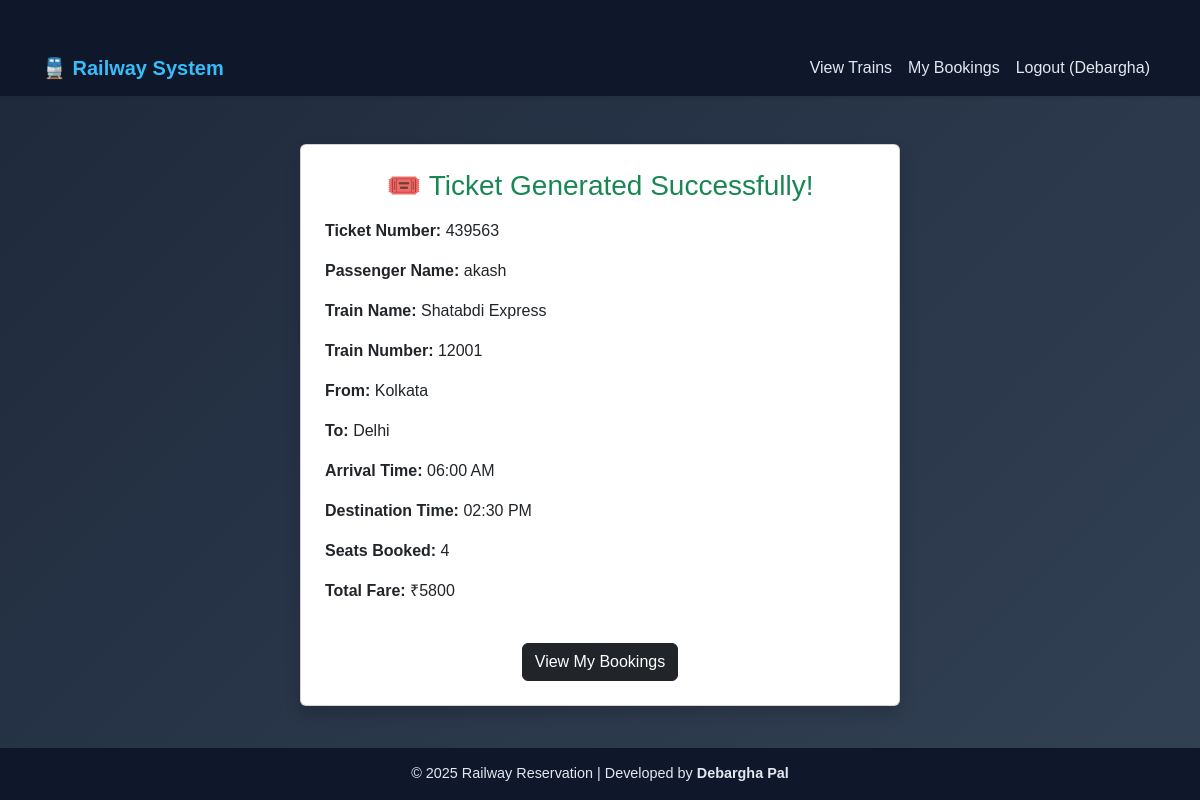
The page /ticket/1 (signed in) on the database its author committed.
### tables this page shows
CREATE TABLE booking (
    booking_id INTEGER PRIMARY KEY AUTOINCREMENT,
    passenger_name TEXT NOT NULL,
    train_no INTEGER NOT NULL,
    seats_booked INTEGER NOT NULL,
    total_fare INTEGER NOT NULL,
    FOREIGN KEY (train_no) REFERENCES train(train_no)
);

CREATE TABLE train (
    train_no INTEGER PRIMARY KEY,
    train_name TEXT NOT NULL,
    source TEXT NOT NULL,
    destination TEXT NOT NULL,
    total_seats INTEGER NOT NULL,
    fare INTEGER NOT NULL,
    arrival_time TEXT,
    destination_time TEXT
);

### app.py (the view)
@app.route('/ticket/<int:booking_id>')
def ticket(booking_id):
    if 'user' not in session:
        return redirect(url_for('login'))
    conn = get_db_connection()
    ticket = conn.execute('''
        SELECT b.booking_id, b.passenger_name, b.train_no, b.seats_booked, b.total_fare,
               t.train_name, t.source, t.destination, t.arrival_time, t.destination_time
        FROM booking b
        JOIN train t ON b.train_no = t.train_no
        WHERE b.booking_id = ?
    ''', (booking_id,)).fetchone()
    conn.close()
    if not ticket:
        return render_template('bookings.html', message="❌ Ticket not found.")
    random_ticket_no = random.randint(100000, 999999)
    return render_template('ticket.html', ticket=ticket, ticket_no=random_ticket_no)

### app.py (called while the page is built)
def get_db_connection():
    conn = sqlite3.connect('railway.db')
    conn.row_factory = sqlite3.Row
    return conn

### templates/ticket.html
{% extends 'base.html' %}
{% block content %}
<div class="card shadow p-4 mx-auto mt-5" style="max-width: 600px;">
  <h3 class="text-center mb-3 text-success">🎟️ Ticket Generated Successfully!</h3>
  <p><strong>Ticket Number:</strong> {{ ticket_no }}</p>
  <p><strong>Passenger Name:</strong> {{ ticket.passenger_name }}</p>
  <p><strong>Train Name:</strong> {{ ticket.train_name }}</p>
  <p><strong>Train Number:</strong> {{ ticket.train_no }}</p>
  <p><strong>From:</strong> {{ ticket.source }}</p>
  <p><strong>To:</strong> {{ ticket.destination }}</p>
  <p><strong>Arrival Time:</strong> {{ ticket.arrival_time }}</p>
  <p><strong>Destination Time:</strong> {{ ticket.destination_time }}</p>
  <p><strong>Seats Booked:</strong> {{ ticket.seats_booked }}</p>
  <p><strong>Total Fare:</strong> ₹{{ ticket.total_fare }}</p>
  <div class="text-center mt-4">
    <a href="/my_bookings" class="btn btn-dark">View My Bookings</a>
  </div>
</div>
{% endblock %}

### static/style.css (style rules this page uses)
body { background: linear-gradient(135deg, #1f1c2c, #928dab); color: #fff; font-family: 'Poppins', sans-serif; min-height: 100vh; }

### templates/base.html (style rules this page uses)
body { background: linear-gradient(135deg, #1e293b, #334155); color: #fff; font-family: 'Poppins', sans-serif; min-height: 100vh; }

### rows shown on the page
booking: passenger_name "akash", train_no "12001", seats_booked "4", total_fare "5800"
train: train_name "Shatabdi Express", source "Kolkata", destination "Delhi", arrival_time "06:00 AM", destination_time "02:30 PM"

### other values the page prints
{{ session['user'] }} "Debargha"
